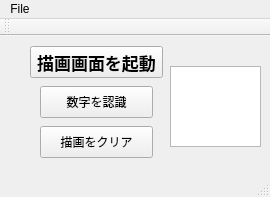
<?xml version="1.0" encoding="UTF-8"?>
<ui version="4.0">
 <class>MainWindow</class>
 <widget class="QMainWindow" name="MainWindow">
  <property name="geometry">
   <rect>
    <x>0</x>
    <y>0</y>
    <width>270</width>
    <height>197</height>
   </rect>
  </property>
  <property name="windowTitle">
   <string>MainWindow</string>
  </property>
  <property name="autoFillBackground">
   <bool>false</bool>
  </property>
  <property name="iconSize">
   <size>
    <width>128</width>
    <height>128</height>
   </size>
  </property>
  <property name="toolButtonStyle">
   <enum>Qt::ToolButtonIconOnly</enum>
  </property>
  <property name="dockNestingEnabled">
   <bool>false</bool>
  </property>
  <property name="dockOptions">
   <set>QMainWindow::AllowTabbedDocks|QMainWindow::AnimatedDocks</set>
  </property>
  <property name="unifiedTitleAndToolBarOnMac">
   <bool>false</bool>
  </property>
  <widget class="QWidget" name="centralWidget">
   <widget class="QPushButton" name="pushButton">
    <property name="enabled">
     <bool>true</bool>
    </property>
    <property name="geometry">
     <rect>
      <x>30</x>
      <y>10</y>
      <width>133</width>
      <height>32</height>
     </rect>
    </property>
    <property name="font">
     <font>
      <family>.SF NS Text</family>
      <pointsize>13</pointsize>
      <weight>75</weight>
      <italic>false</italic>
      <bold>true</bold>
      <underline>false</underline>
      <strikeout>false</strikeout>
      <stylestrategy>PreferDefault</stylestrategy>
      <kerning>false</kerning>
     </font>
    </property>
    <property name="tabletTracking">
     <bool>false</bool>
    </property>
    <property name="focusPolicy">
     <enum>Qt::ClickFocus</enum>
    </property>
    <property name="contextMenuPolicy">
     <enum>Qt::DefaultContextMenu</enum>
    </property>
    <property name="text">
     <string>描画画面を起動</string>
    </property>
    <property name="shortcut">
     <string/>
    </property>
    <property name="checkable">
     <bool>false</bool>
    </property>
    <property name="autoRepeat">
     <bool>false</bool>
    </property>
    <property name="autoExclusive">
     <bool>false</bool>
    </property>
   </widget>
   <widget class="QPushButton" name="pushButton_2">
    <property name="geometry">
     <rect>
      <x>40</x>
      <y>50</y>
      <width>113</width>
      <height>32</height>
     </rect>
    </property>
    <property name="text">
     <string>数字を認識</string>
    </property>
   </widget>
   <widget class="QPushButton" name="pushButton_3">
    <property name="geometry">
     <rect>
      <x>40</x>
      <y>90</y>
      <width>113</width>
      <height>32</height>
     </rect>
    </property>
    <property name="text">
     <string>描画をクリア</string>
    </property>
   </widget>
   <widget class="QTextEdit" name="textEdit">
    <property name="geometry">
     <rect>
      <x>170</x>
      <y>30</y>
      <width>91</width>
      <height>81</height>
     </rect>
    </property>
    <property name="documentTitle">
     <string/>
    </property>
    <property name="lineWrapMode">
     <enum>QTextEdit::WidgetWidth</enum>
    </property>
    <property name="readOnly">
     <bool>true</bool>
    </property>
    <property name="html">
     <string>&lt;!DOCTYPE HTML PUBLIC &quot;-//W3C//DTD HTML 4.0//EN&quot; &quot;http://www.w3.org/TR/REC-html40/strict.dtd&quot;&gt;
&lt;html&gt;&lt;head&gt;&lt;meta name=&quot;qrichtext&quot; content=&quot;1&quot; /&gt;&lt;style type=&quot;text/css&quot;&gt;
p, li { white-space: pre-wrap; }
&lt;/style&gt;&lt;/head&gt;&lt;body style=&quot; font-family:'.SF NS Text'; font-size:13pt; font-weight:400; font-style:normal;&quot;&gt;
&lt;p style=&quot;-qt-paragraph-type:empty; margin-top:0px; margin-bottom:0px; margin-left:0px; margin-right:0px; -qt-block-indent:0; text-indent:0px;&quot;&gt;&lt;br /&gt;&lt;/p&gt;
&lt;p style=&quot;-qt-paragraph-type:empty; margin-top:0px; margin-bottom:0px; margin-left:0px; margin-right:0px; -qt-block-indent:0; text-indent:0px; font-size:18pt; color:#5062dd;&quot;&gt;&lt;br /&gt;&lt;/p&gt;&lt;/body&gt;&lt;/html&gt;</string>
    </property>
    <property name="overwriteMode">
     <bool>false</bool>
    </property>
    <property name="textInteractionFlags">
     <set>Qt::TextSelectableByMouse</set>
    </property>
   </widget>
   <widget class="QWidget" name="widget" native="true">
    <property name="geometry">
     <rect>
      <x>170</x>
      <y>30</y>
      <width>91</width>
      <height>80</height>
     </rect>
    </property>
   </widget>
  </widget>
  <widget class="QMenuBar" name="menuBar">
   <property name="geometry">
    <rect>
     <x>0</x>
     <y>0</y>
     <width>270</width>
     <height>22</height>
    </rect>
   </property>
   <widget class="QMenu" name="menuFile">
    <property name="title">
     <string>File</string>
    </property>
   </widget>
   <addaction name="menuFile"/>
  </widget>
  <widget class="QToolBar" name="mainToolBar">
   <attribute name="toolBarArea">
    <enum>TopToolBarArea</enum>
   </attribute>
   <attribute name="toolBarBreak">
    <bool>false</bool>
   </attribute>
  </widget>
  <widget class="QStatusBar" name="statusBar"/>
 </widget>
 <layoutdefault spacing="6" margin="11"/>
 <resources/>
 <connections/>
</ui>
